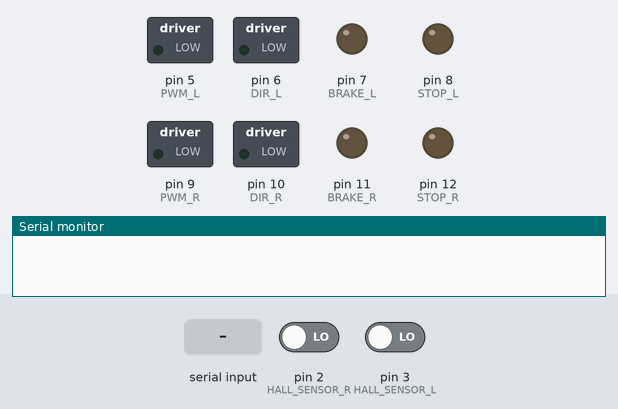
A sketch run on a simulated Arduino Uno, built with avr-gcc and run on an emulated ATmega328P. On the bench: switched loads named in the sketch (green lamp = pin HIGH), output pins drawn as LEDs (lit = HIGH), the last lines printed to the serial monitor. The test bench sets the inputs (shaded band); at power-on: pin 2 (HALL_SENSOR_R) LOW, pin 3 (HALL_SENSOR_L) LOW.

Above: at 1.2 s.
1.3 s: "X\n" received over Serial
At 2.4 s:
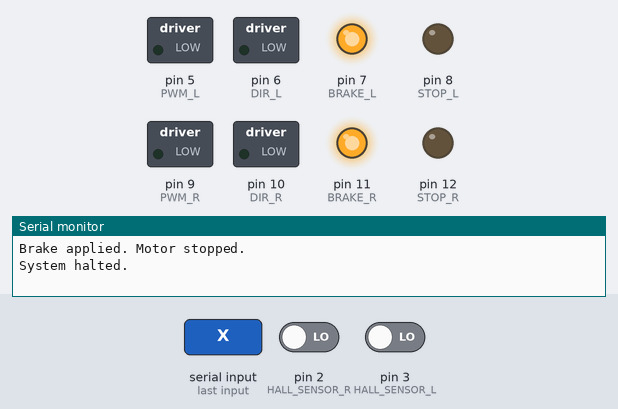
2.8 s: "x\n" received over Serial
At 3.6 s:
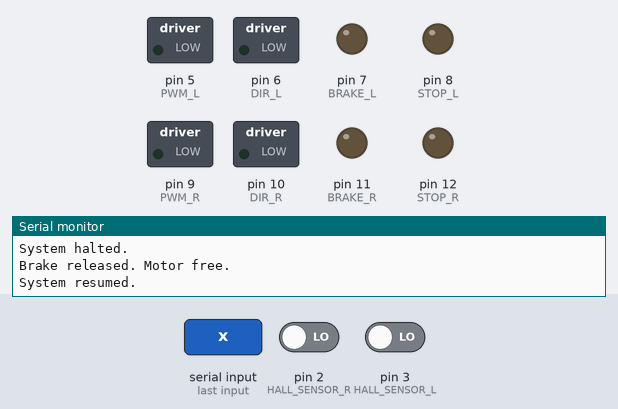
Timing chart, 0 to 5.8 s (numbered marks = the images above; inputs shaded):
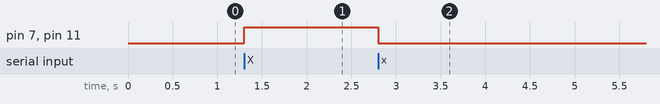

Measured:
- after the input at 1.3 s, pin 7 (BRAKE_L), pin 11 (BRAKE_R): LOW → HIGH at once
- after the input at 2.8 s, pin 7 (BRAKE_L), pin 11 (BRAKE_R): HIGH → LOW at once

The sketch:

BLDC_PULSE_CONTROL.ino
```cpp
#include <SoftwareSerial.h>

SoftwareSerial bluetooth(13, 4);  // RX, TX

// Motor 1 (Left)
const int PWM_L = 5;
const int DIR_L = 6;
const int BRAKE_L = 7;
const int STOP_L = 8;
int HALL_SENSOR_L = 3;

// Motor 2 (Right)
const int PWM_R = 9;
const int DIR_R = 10;
const int BRAKE_R = 11;
const int STOP_R = 12;
int HALL_SENSOR_R = 2;

volatile int pulseCountL = 0;
volatile int pulseCountR = 0;
int targetPulseL = 0;
int targetPulseR = 0;
boolean systemHalted = false;  // Flag to track if the system is halted
const float PULSES_PER_ROTATION_L = 44.0;
const float PULSES_PER_ROTATION_R = 45.0;

void setup() {
    Serial.begin(9600);
    bluetooth.begin(9600);

    pinMode(HALL_SENSOR_L, INPUT);
    pinMode(PWM_L, OUTPUT);
    pinMode(DIR_L, OUTPUT);
    pinMode(BRAKE_L, OUTPUT);
    pinMode(STOP_L, OUTPUT);
    digitalWrite(BRAKE_L, LOW);
    digitalWrite(STOP_L, LOW);

    pinMode(HALL_SENSOR_R, INPUT);
    pinMode(PWM_R, OUTPUT);
    pinMode(DIR_R, OUTPUT);
    pinMode(BRAKE_R, OUTPUT);
    pinMode(STOP_R, OUTPUT);
    digitalWrite(BRAKE_R, LOW);
    digitalWrite(STOP_R, LOW);

    attachInterrupt(digitalPinToInterrupt(HALL_SENSOR_L), recordPulseTimeL, RISING);
    attachInterrupt(digitalPinToInterrupt(HALL_SENSOR_R), recordPulseTimeR, RISING);
}

void loop() {
    if (Serial.available() > 0) {
        String input = Serial.readStringUntil('\n');
        int motorID, targetPulse;

        if (input == "X") {
      // Halt all operations
      stopMotor();
      systemHalted = true;
      Serial.println("System halted.");
    }

    else if (input == "x") {
      // Resume all operations
      releaseMotor();
      systemHalted = false;
      Serial.println("System resumed.");
    }

        if (sscanf(input.c_str(), "%d:%d", &motorID, &targetPulse) == 2 && !systemHalted) {
            pulseCountL = 0;
            pulseCountR = 0;

            switch (motorID) {
                case 1:  // Move only Left Motor
                    targetPulseL = targetPulse;
                    targetPulseR = 0;  // Right motor should not move
                    digitalWrite(DIR_L, HIGH);
                    break;

                case 2:  // Move only Right Motor
                    targetPulseR = targetPulse;
                    targetPulseL = 0;  // Left motor should not move
                    digitalWrite(DIR_R, LOW);
                    break;

                case 3:  // Move both forward while keeping sync
                    targetPulseL = (targetPulse * PULSES_PER_ROTATION_L) / PULSES_PER_ROTATION_R;
                    targetPulseR = (targetPulse * PULSES_PER_ROTATION_R) / PULSES_PER_ROTATION_L;
                    digitalWrite(DIR_L, HIGH);
                    digitalWrite(DIR_R, LOW);
                    break;

                case 4:  // Move both backward while keeping sync
                    targetPulseL = (targetPulse * PULSES_PER_ROTATION_L) / PULSES_PER_ROTATION_R;
                    targetPulseR = (targetPulse * PULSES_PER_ROTATION_R) / PULSES_PER_ROTATION_L;
                    digitalWrite(DIR_L, LOW);
                    digitalWrite(DIR_R, HIGH);
                    break;
                case 5:
                    targetPulseL = (targetPulse * PULSES_PER_ROTATION_L) / PULSES_PER_ROTATION_R;
                    targetPulseR = (targetPulse * PULSES_PER_ROTATION_R) / PULSES_PER_ROTATION_L;
                    digitalWrite(DIR_L, HIGH);
                    digitalWrite(DIR_R, HIGH);
                    break;
                case 6:
                    targetPulseL = (targetPulse * PULSES_PER_ROTATION_L) / PULSES_PER_ROTATION_R;
                    targetPulseR = (targetPulse * PULSES_PER_ROTATION_R) / PULSES_PER_ROTATION_L;
                    digitalWrite(DIR_L, LOW);
                    digitalWrite(DIR_R, LOW);
                case 7:
                    targetPulseR = targetPulse;
                    targetPulseL = 0;  // Left motor should not move
                    digitalWrite(DIR_R, HIGH);
                    break;
                case 8:
                    targetPulseL = targetPulse;
                    targetPulseR = 0;  // Right motor should not move
                    digitalWrite(DIR_L, LOW);
            }
        }
    }

    // Control Left Motor
    if (pulseCountL < targetPulseL && targetPulseL > 0) {
        analogWrite(PWM_L, 12);
    } else {
        analogWrite(PWM_L, 0);
    }

    // Control Right Motor
    if (pulseCountR < targetPulseR && targetPulseR > 0) {
        analogWrite(PWM_R, 12);
    } else {
        analogWrite(PWM_R, 0);
    }
}

void recordPulseTimeL() {
    pulseCountL++;
}

void recordPulseTimeR() {
    pulseCountR++;
}

void stopMotor() {
  digitalWrite(BRAKE_R, HIGH);
  digitalWrite(BRAKE_L, HIGH);
  Serial.println("Brake applied. Motor stopped.");
  // motorStopped = true;
}

// Function to release the motor (disable brakes)
void releaseMotor() {
  digitalWrite(BRAKE_R, LOW);
  digitalWrite(BRAKE_L, LOW);

  Serial.println("Brake released. Motor free.");
  // motorStopped = false;
}
```
